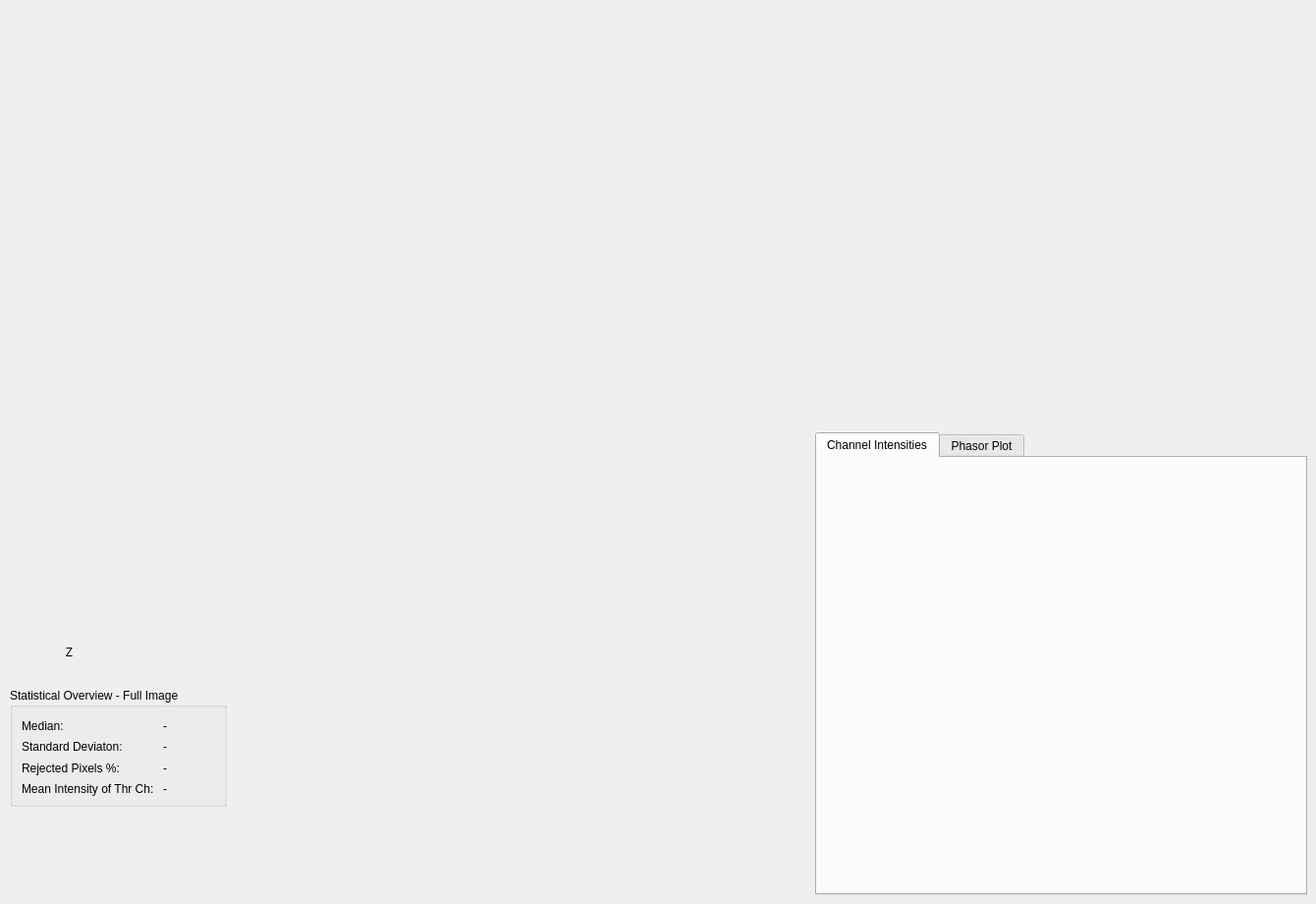
            <widget class="QWidget" name="tab_22">
             <attribute name="title">
              <string>Membrane</string>
             </attribute>
             <widget class="QWidget" name="MplWidget_3" native="true">
              <property name="geometry">
               <rect>
                <x>0</x>
                <y>0</y>
                <width>661</width>
                <height>661</height>
               </rect>
              </property>
             </widget>
             <widget class="QWidget" name="MplWidget_4" native="true">
              <property name="geometry">
               <rect>
                <x>830</x>
                <y>-10</y>
                <width>491</width>
                <height>451</height>
               </rect>
              </property>
              <property name="sizePolicy">
               <sizepolicy hsizetype="Maximum" vsizetype="Maximum">
                <horstretch>0</horstretch>
                <verstretch>0</verstretch>
               </sizepolicy>
              </property>
             </widget>
             <widget class="QTabWidget" name="tabWidget_4">
              <property name="geometry">
               <rect>
                <x>830</x>
                <y>440</y>
                <width>501</width>
                <height>471</height>
               </rect>
              </property>
              <property name="currentIndex">
               <number>0</number>
              </property>
              <widget class="QWidget" name="tab_6">
               <attribute name="title">
                <string>Channel Intensities</string>
               </attribute>
               <widget class="QWidget" name="MplWidget_7" native="true">
                <property name="geometry">
                 <rect>
                  <x>0</x>
                  <y>0</y>
                  <width>491</width>
                  <height>451</height>
                 </rect>
                </property>
               </widget>
              </widget>
              <widget class="QWidget" name="tab_10">
               <attribute name="title">
                <string>Phasor Plot</string>
               </attribute>
               <widget class="QWidget" name="MplWidget_6" native="true">
                <property name="geometry">
                 <rect>
                  <x>0</x>
                  <y>2</y>
                  <width>491</width>
                  <height>441</height>
                 </rect>
                </property>
               </widget>
              </widget>
             </widget>
             <widget class="QGroupBox" name="groupBox_17">
              <property name="geometry">
               <rect>
                <x>10</x>
                <y>700</y>
                <width>221</width>
                <height>121</height>
               </rect>
              </property>
              <property name="minimumSize">
               <size>
                <width>0</width>
                <height>121</height>
               </size>
              </property>
              <property name="title">
               <string>Statistical Overview - Full Image</string>
              </property>
              <layout class="QFormLayout" name="formLayout_4">
               <item row="0" column="0">
                <widget class="QLabel" name="label_51">
                 <property name="minimumSize">
                  <size>
                   <width>0</width>
                   <height>20</height>
                  </size>
                 </property>
                 <property name="text">
                  <string>Median:</string>
                 </property>
                </widget>
               </item>
               <item row="0" column="1">
                <widget class="QLabel" name="label_73">
                 <property name="minimumSize">
                  <size>
                   <width>0</width>
                   <height>20</height>
                  </size>
                 </property>
                 <property name="text">
                  <string>-</string>
                 </property>
                </widget>
               </item>
               <item row="1" column="0">
                <widget class="QLabel" name="label_44">
                 <property name="minimumSize">
                  <size>
                   <width>0</width>
                   <height>20</height>
                  </size>
                 </property>
                 <property name="text">
                  <string>Standard Deviaton:</string>
                 </property>
                </widget>
               </item>
               <item row="1" column="1">
                <widget class="QLabel" name="label_71">
                 <property name="minimumSize">
                  <size>
                   <width>0</width>
                   <height>20</height>
                  </size>
                 </property>
                 <property name="text">
                  <string>-</string>
                 </property>
                </widget>
               </item>
               <item row="2" column="0">
                <widget class="QLabel" name="label_45">
                 <property name="minimumSize">
                  <size>
                   <width>0</width>
                   <height>20</height>
                  </size>
                 </property>
                 <property name="text">
                  <string>Rejected Pixels %:</string>
                 </property>
                </widget>
               </item>
               <item row="2" column="1">
                <widget class="QLabel" name="label_76">
                 <property name="minimumSize">
                  <size>
                   <width>0</width>
                   <height>20</height>
                  </size>
                 </property>
                 <property name="text">
                  <string>-</string>
                 </property>
                </widget>
               </item>
               <item row="3" column="0">
                <widget class="QLabel" name="label_46">
                 <property name="minimumSize">
                  <size>
                   <width>0</width>
                   <height>20</height>
                  </size>
                 </property>
                 <property name="text">
                  <string>Mean Intensity of Thr Ch: </string>
                 </property>
                </widget>
               </item>
               <item row="3" column="1">
                <widget class="QLabel" name="label_69">
                 <property name="minimumSize">
                  <size>
                   <width>0</width>
                   <height>20</height>
                  </size>
                 </property>
                 <property name="text">
                  <string>-</string>
                 </property>
                </widget>
               </item>
              </layout>
             </widget>
             <widget class="QLabel" name="label_14">
              <property name="geometry">
               <rect>
                <x>60</x>
                <y>654</y>
                <width>21</width>
                <height>20</height>
               </rect>
              </property>
              <property name="minimumSize">
               <size>
                <width>0</width>
                <height>20</height>
               </size>
              </property>
              <property name="frameShape">
               <enum>QFrame::NoFrame</enum>
              </property>
              <property name="frameShadow">
               <enum>QFrame::Plain</enum>
              </property>
              <property name="text">
               <string>Z</string>
              </property>
              <property name="alignment">
               <set>Qt::AlignCenter</set>
              </property>
             </widget>
            </widget>
